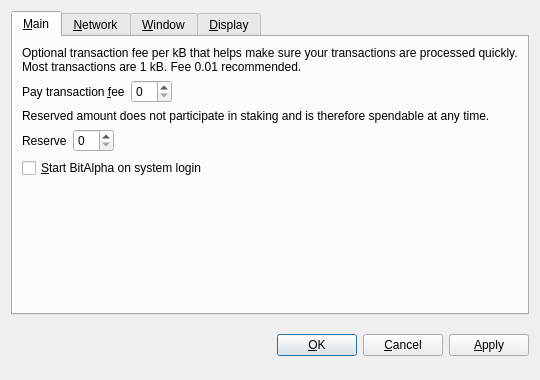
<?xml version="1.0" encoding="UTF-8"?>
<ui version="4.0">
 <class>OptionsDialog</class>
 <widget class="QDialog" name="OptionsDialog">
  <property name="geometry">
   <rect>
    <x>0</x>
    <y>0</y>
    <width>540</width>
    <height>380</height>
   </rect>
  </property>
  <property name="windowTitle">
   <string>Options</string>
  </property>
  <property name="modal">
   <bool>true</bool>
  </property>
  <layout class="QVBoxLayout" name="verticalLayout">
   <item>
    <widget class="QTabWidget" name="tabWidget">
     <property name="tabPosition">
      <enum>QTabWidget::North</enum>
     </property>
     <property name="currentIndex">
      <number>0</number>
     </property>
     <widget class="QWidget" name="tabMain">
      <attribute name="title">
       <string>&amp;Main</string>
      </attribute>
      <layout class="QVBoxLayout" name="verticalLayout_Main">
       <item>
        <widget class="QLabel" name="transactionFeeInfoLabel">
         <property name="text">
          <string>Optional transaction fee per kB that helps make sure your transactions are processed quickly. Most transactions are 1 kB. Fee 0.01 recommended.</string>
         </property>
         <property name="textFormat">
          <enum>Qt::PlainText</enum>
         </property>
         <property name="wordWrap">
          <bool>true</bool>
         </property>
        </widget>
       </item>
       <item>
        <layout class="QHBoxLayout" name="horizontalLayoutFee">
         <item>
          <widget class="QLabel" name="transactionFeeLabel">
           <property name="text">
            <string>Pay transaction &amp;fee</string>
           </property>
           <property name="textFormat">
            <enum>Qt::PlainText</enum>
           </property>
           <property name="buddy">
            <cstring>transactionFee</cstring>
           </property>
          </widget>
         </item>
         <item>
          <widget class="BitcoinAmountField" name="transactionFee"/>
         </item>
         <item>
          <spacer name="horizontalSpacerFee">
           <property name="orientation">
            <enum>Qt::Horizontal</enum>
           </property>
           <property name="sizeHint" stdset="0">
            <size>
             <width>40</width>
             <height>20</height>
            </size>
           </property>
          </spacer>
         </item>
        </layout>
       </item>
       <item>
        <widget class="QLabel" name="reserveBalanceInfoLabel">
         <property name="text">
          <string>Reserved amount does not participate in staking and is therefore spendable at any time.</string>
         </property>
         <property name="textFormat">
          <enum>Qt::PlainText</enum>
         </property>
         <property name="wordWrap">
          <bool>true</bool>
         </property>
        </widget>
       </item>
       <item>
        <layout class="QHBoxLayout" name="horizontalLayoutReserveBalance">
         <item>
          <widget class="QLabel" name="reserveBalanceLabel">
           <property name="text">
            <string>Reserve</string>
           </property>
           <property name="textFormat">
            <enum>Qt::PlainText</enum>
           </property>
           <property name="buddy">
            <cstring>reserveBalance</cstring>
           </property>
          </widget>
         </item>
         <item>
          <widget class="BitcoinAmountField" name="reserveBalance"/>
         </item>
         <item>
          <spacer name="horizontalSpacerReserveBalance">
           <property name="orientation">
            <enum>Qt::Horizontal</enum>
           </property>
           <property name="sizeHint" stdset="0">
            <size>
             <width>40</width>
             <height>20</height>
            </size>
           </property>
          </spacer>
         </item>
        </layout>
       </item>
       <item>
        <widget class="QCheckBox" name="bitcoinAtStartup">
         <property name="toolTip">
          <string>Automatically start BitAlpha after logging in to the system.</string>
         </property>
         <property name="text">
          <string>&amp;Start BitAlpha on system login</string>
         </property>
        </widget>
       </item>
       <item>
        <spacer name="verticalSpacer_Main">
         <property name="orientation">
          <enum>Qt::Vertical</enum>
         </property>
         <property name="sizeHint" stdset="0">
          <size>
           <width>20</width>
           <height>40</height>
          </size>
         </property>
        </spacer>
       </item>
      </layout>
     </widget>
     <widget class="QWidget" name="tabNetwork">
      <attribute name="title">
       <string>&amp;Network</string>
      </attribute>
      <layout class="QVBoxLayout" name="verticalLayout_Network">
       <item>
        <widget class="QCheckBox" name="mapPortUpnp">
         <property name="toolTip">
          <string>Automatically open the BitAlpha client port on the router. This only works when your router supports UPnP and it is enabled.</string>
         </property>
         <property name="text">
          <string>Map port using &amp;UPnP</string>
         </property>
        </widget>
       </item>
       <item>
        <widget class="QCheckBox" name="connectSocks">
         <property name="toolTip">
          <string>Connect to the BitAlpha network through a SOCKS proxy (e.g. when connecting through Tor).</string>
         </property>
         <property name="text">
          <string>&amp;Connect through SOCKS proxy:</string>
         </property>
        </widget>
       </item>
       <item>
        <layout class="QHBoxLayout" name="horizontalLayout_Network">
         <item>
          <widget class="QLabel" name="proxyIpLabel">
           <property name="text">
            <string>Proxy &amp;IP:</string>
           </property>
           <property name="textFormat">
            <enum>Qt::PlainText</enum>
           </property>
           <property name="buddy">
            <cstring>proxyIp</cstring>
           </property>
          </widget>
         </item>
         <item>
          <widget class="QValidatedLineEdit" name="proxyIp">
           <property name="maximumSize">
            <size>
             <width>140</width>
             <height>16777215</height>
            </size>
           </property>
           <property name="toolTip">
            <string>IP address of the proxy (e.g. 127.0.0.1)</string>
           </property>
          </widget>
         </item>
         <item>
          <widget class="QLabel" name="proxyPortLabel">
           <property name="text">
            <string>&amp;Port:</string>
           </property>
           <property name="textFormat">
            <enum>Qt::PlainText</enum>
           </property>
           <property name="buddy">
            <cstring>proxyPort</cstring>
           </property>
          </widget>
         </item>
         <item>
          <widget class="QLineEdit" name="proxyPort">
           <property name="maximumSize">
            <size>
             <width>55</width>
             <height>16777215</height>
            </size>
           </property>
           <property name="toolTip">
            <string>Port of the proxy (e.g. 9050)</string>
           </property>
          </widget>
         </item>
         <item>
          <widget class="QLabel" name="socksVersionLabel">
           <property name="text">
            <string>SOCKS &amp;Version:</string>
           </property>
           <property name="textFormat">
            <enum>Qt::PlainText</enum>
           </property>
           <property name="buddy">
            <cstring>socksVersion</cstring>
           </property>
          </widget>
         </item>
         <item>
          <widget class="QValueComboBox" name="socksVersion">
           <property name="toolTip">
            <string>SOCKS version of the proxy (e.g. 5)</string>
           </property>
          </widget>
         </item>
         <item>
          <spacer name="horizontalSpacer_Network">
           <property name="orientation">
            <enum>Qt::Horizontal</enum>
           </property>
           <property name="sizeHint" stdset="0">
            <size>
             <width>40</width>
             <height>20</height>
            </size>
           </property>
          </spacer>
         </item>
        </layout>
       </item>
       <item>
        <spacer name="verticalSpacer_Network">
         <property name="orientation">
          <enum>Qt::Vertical</enum>
         </property>
         <property name="sizeHint" stdset="0">
          <size>
           <width>20</width>
           <height>40</height>
          </size>
         </property>
        </spacer>
       </item>
      </layout>
     </widget>
     <widget class="QWidget" name="tabWindow">
      <attribute name="title">
       <string>&amp;Window</string>
      </attribute>
      <layout class="QVBoxLayout" name="verticalLayout_Window">
       <item>
        <widget class="QCheckBox" name="minimizeToTray">
         <property name="toolTip">
          <string>Show only a tray icon after minimizing the window.</string>
         </property>
         <property name="text">
          <string>&amp;Minimize to the tray instead of the taskbar</string>
         </property>
        </widget>
       </item>
       <item>
        <widget class="QCheckBox" name="minimizeOnClose">
         <property name="toolTip">
          <string>Minimize instead of exit the application when the window is closed. When this option is enabled, the application will be closed only after selecting Quit in the menu.</string>
         </property>
         <property name="text">
          <string>M&amp;inimize on close</string>
         </property>
        </widget>
       </item>
       <item>
        <spacer name="verticalSpacer_Window">
         <property name="orientation">
          <enum>Qt::Vertical</enum>
         </property>
         <property name="sizeHint" stdset="0">
          <size>
           <width>20</width>
           <height>40</height>
          </size>
         </property>
        </spacer>
       </item>
      </layout>
     </widget>
     <widget class="QWidget" name="tabDisplay">
      <attribute name="title">
       <string>&amp;Display</string>
      </attribute>
      <layout class="QVBoxLayout" name="verticalLayout_Display">
       <item>
        <layout class="QHBoxLayout" name="horizontalLayout_1_Display">
         <item>
          <widget class="QLabel" name="langLabel">
           <property name="text">
            <string>User Interface &amp;language:</string>
           </property>
           <property name="textFormat">
            <enum>Qt::PlainText</enum>
           </property>
           <property name="buddy">
            <cstring>lang</cstring>
           </property>
          </widget>
         </item>
         <item>
          <widget class="QValueComboBox" name="lang">
           <property name="toolTip">
            <string>The user interface language can be set here. This setting will take effect after restarting BitAlpha.</string>
           </property>
          </widget>
         </item>
        </layout>
       </item>
       <item>
        <layout class="QHBoxLayout" name="horizontalLayout_2_Display">
         <item>
          <widget class="QLabel" name="unitLabel">
           <property name="text">
            <string>&amp;Unit to show amounts in:</string>
           </property>
           <property name="textFormat">
            <enum>Qt::PlainText</enum>
           </property>
           <property name="buddy">
            <cstring>unit</cstring>
           </property>
          </widget>
         </item>
         <item>
          <widget class="QValueComboBox" name="unit">
           <property name="toolTip">
            <string>Choose the default subdivision unit to show in the interface and when sending coins.</string>
           </property>
          </widget>
         </item>
        </layout>
       </item>
       <item>
        <widget class="QCheckBox" name="coinControlFeatures">
         <property name="toolTip">
          <string>Whether to show coin control features or not.</string>
         </property>
         <property name="text">
          <string>Display coin &amp;control features (experts only!)</string>
         </property>
        </widget>
       </item>
       <item>
        <widget class="QCheckBox" name="minimizeCoinAge">
         <property name="toolTip">
          <string>Whether to select the coin outputs randomly or with minimal coin age.</string>
         </property>
         <property name="text">
          <string>Minimize weight consumption (experimental)</string>
         </property>
        </widget>
       </item>
       <item>
        <widget class="QCheckBox" name="useBlackTheme">
         <property name="text">
          <string>Use black visual theme (requires restart)</string>
         </property>
        </widget>
       </item>
       <item>
        <spacer name="verticalSpacer_Display">
         <property name="orientation">
          <enum>Qt::Vertical</enum>
         </property>
         <property name="sizeHint" stdset="0">
          <size>
           <width>20</width>
           <height>40</height>
          </size>
         </property>
        </spacer>
       </item>
      </layout>
     </widget>
    </widget>
   </item>
   <item>
    <layout class="QHBoxLayout" name="horizontalLayout_Buttons">
     <item>
      <spacer name="horizontalSpacer_1">
       <property name="orientation">
        <enum>Qt::Horizontal</enum>
       </property>
       <property name="sizeHint" stdset="0">
        <size>
         <width>40</width>
         <height>48</height>
        </size>
       </property>
      </spacer>
     </item>
     <item>
      <widget class="QLabel" name="statusLabel">
       <property name="font">
        <font>
         <weight>75</weight>
         <bold>true</bold>
        </font>
       </property>
       <property name="text">
        <string/>
       </property>
       <property name="textFormat">
        <enum>Qt::PlainText</enum>
       </property>
       <property name="wordWrap">
        <bool>true</bool>
       </property>
      </widget>
     </item>
     <item>
      <spacer name="horizontalSpacer_2">
       <property name="orientation">
        <enum>Qt::Horizontal</enum>
       </property>
       <property name="sizeHint" stdset="0">
        <size>
         <width>40</width>
         <height>48</height>
        </size>
       </property>
      </spacer>
     </item>
     <item>
      <widget class="QPushButton" name="okButton">
       <property name="text">
        <string>&amp;OK</string>
       </property>
      </widget>
     </item>
     <item>
      <widget class="QPushButton" name="cancelButton">
       <property name="text">
        <string>&amp;Cancel</string>
       </property>
       <property name="autoDefault">
        <bool>false</bool>
       </property>
      </widget>
     </item>
     <item>
      <widget class="QPushButton" name="applyButton">
       <property name="text">
        <string>&amp;Apply</string>
       </property>
       <property name="autoDefault">
        <bool>false</bool>
       </property>
      </widget>
     </item>
    </layout>
   </item>
  </layout>
 </widget>
 <customwidgets>
  <customwidget>
   <class>BitcoinAmountField</class>
   <extends>QSpinBox</extends>
   <header>bitcoinamountfield.h</header>
  </customwidget>
  <customwidget>
   <class>QValueComboBox</class>
   <extends>QComboBox</extends>
   <header>qvaluecombobox.h</header>
  </customwidget>
  <customwidget>
   <class>QValidatedLineEdit</class>
   <extends>QLineEdit</extends>
   <header>qvalidatedlineedit.h</header>
  </customwidget>
 </customwidgets>
 <resources/>
 <connections/>
</ui>
